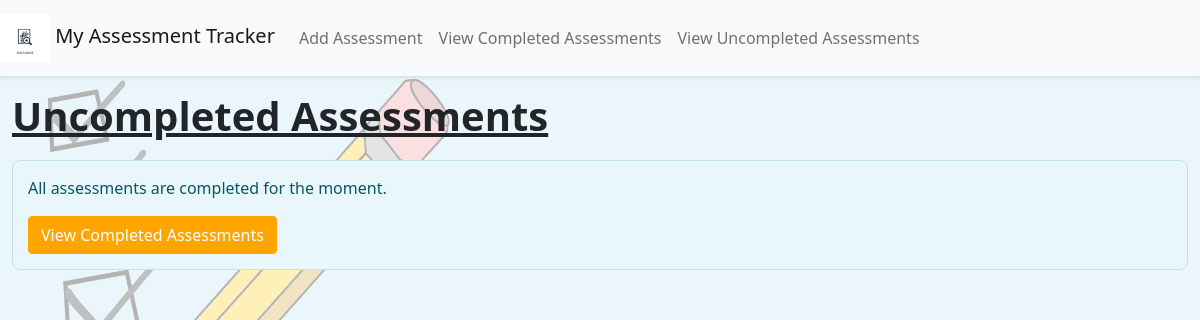
The page /view_uncompleted on the database as committed earlier.
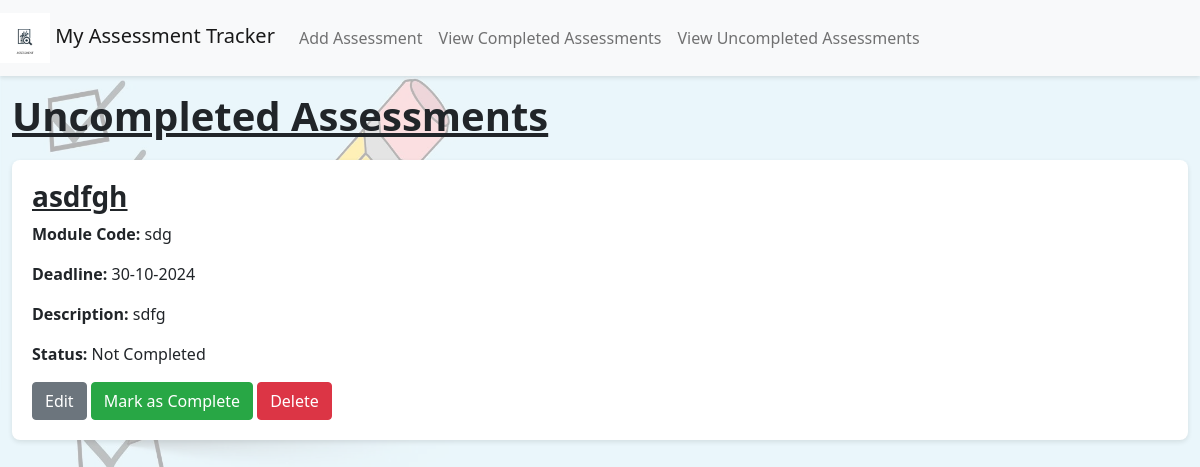
The same page on the database as committed later.
### app/models.py (models this page shows)
class Assessment(db.Model):
    id = db.Column(db.Integer, primary_key=True)
    title = db.Column(db.String(100), nullable=False)
    module_code = db.Column(db.String(20), nullable=False)
    deadline_date = db.Column(db.DateTime, nullable=False)
    description = db.Column(db.Text, nullable=False)
    is_complete = db.Column(db.Boolean, default=False)

### app/views.py (the view)
@app.route('/view_uncompleted')
def view_uncompleted():
    uncompleted_assessments = Assessment.query.filter_by(
        is_complete=False).all()
    return render_template(
        'view_uncompleted.html',
        title='Uncompleted Assessments',
        assessments=uncompleted_assessments
    )

### app/templates/view_uncompleted.html (shortened to what this page needs)
<!DOCTYPE html>
<html lang="en">
{% extends "base.html" %}
{% block content %}
  <h1>Uncompleted Assessments</h1>
  <div class="assessment-list">
    {% if assessments %}
      {% for assessment in assessments %}
        <div class="assessment-item" role="region" aria-labelledby="assessment-{{ assessment.id }}">
          <h3 id="assessment-{{ assessment.id }}">{{ assessment.title }}</h3>
          <p><strong>Module Code:</strong> {{ assessment.module_code }}</p>
          <p><strong>Deadline:</strong> {{ assessment.deadline_date.strftime('%d-%m-%Y') }}</p>
          <p><strong>Description:</strong> {{ assessment.description }}</p>
          <p><strong>Status:</strong> Not Completed</p>
          <a href="{{ url_for('edit_assessment', assessment_id=assessment.id) }}" class="btn btn-secondary" role="button">Edit</a>
          <form action="{{ url_for('mark_complete', assessment_id=assessment.id) }}" method="post" style="display:inline;" aria-label="Mark assessment {{ assessment.title }} as complete">
            <button type="submit" class="btn btn-success">Mark as Complete</button>
          </form>
          <form action="{{ url_for('delete_assessment', assessment_id=assessment.id) }}" method="post" style="display:inline;" aria-label="Delete assessment {{ assessment.title }}">
            <button type="submit" class="btn btn-danger">Delete</button>
          </form>
        </div>
      {% endfor %}
    {% else %}
      <div class="alert alert-info" role="alert">
        <p>All assessments are completed for the moment.</p>
        <a href="{{ url_for('view_completed') }}" class="btn btn-primary" role="button">View Completed Assessments</a>
      </div>
    {% endif %}
  </div>
{% endblock %}

Rows that differ between the two databases and show on the page:
added Assessment: title "asdfgh", module_code "sdg", deadline_date "30-10-2024", description "sdfg"
Other text that changed with them:
text no longer shown: "All assessments are completed for the moment. View Completed Assessments"
